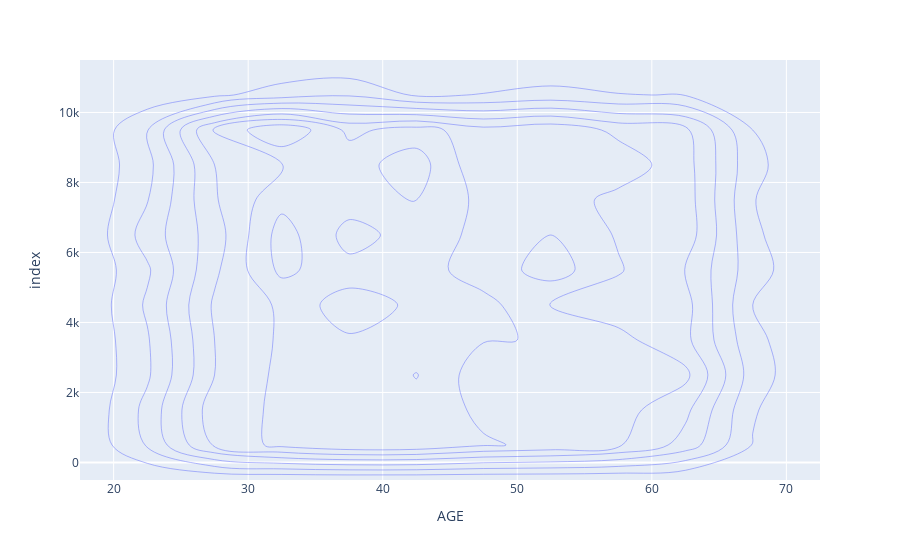

The notebook cell this image was saved under:
### Code cell
import plotly.figure_factory as ff

# go.create_distplot(df_train1.loc[df_train1['TARGET'] == 0, source])
# fig = ff.create_distplot(hist_data, group_labels, curve_type='kde')
# fig2 = ff.create_distplot(df_train1.head(10000), group_labels=df_train1['TARGET'].head(10000), curve_type = 'normal')
# normal_x = fig2.df_train1.loc[df_train1['TARGET'] == 0, 'AGE']
# normal_y = fig2.df_train1.loc[df_train1['TARGET'] == 1, 'AGE']
# fig.add_traces(go.Scatter(x=normal_x, y=normal_y, mode = 'lines',
#                           line = dict(color='rgba(0,255,0, 0.6)',
#                                       #dash = 'dash'
#                                       width = 1),
#                           name = 'normal'
#                          ))
# fig.show()

fig = px.density_contour(df_train1.head(10000)[['AGE']], x='AGE')
fig.show()

### Figure 1 — Plotly figure (JSON) as saved in the notebook; plotly's stock layout.template omitted (floating-point values rounded to 4 significant figures; data arrays with more than 128 entries replaced by an {"elided": "..."} marker saying what was removed)
{"data": [{"contours": {"coloring": "none"}, "hovertemplate": "AGE=%{x}<br>index=%{y}<br>count=%{z}<extra></extra>", "legendgroup": "", "line": {"color": "#636efa"}, "name": "", "showlegend": false, "type": "histogram2dcontour", "x": {"elided": "10000 float values"}, "xaxis": "x", "xbingroup": "x", "y": {"elided": "10000 int values"}, "yaxis": "y", "ybingroup": "y"}], "layout": {"legend": {"tracegroupgap": 0}, "margin": {"t": 60}, "xaxis": {"anchor": "y", "domain": [0, 1], "title": {"text": "AGE"}}, "yaxis": {"anchor": "x", "domain": [0, 1], "title": {"text": "index"}}}}
